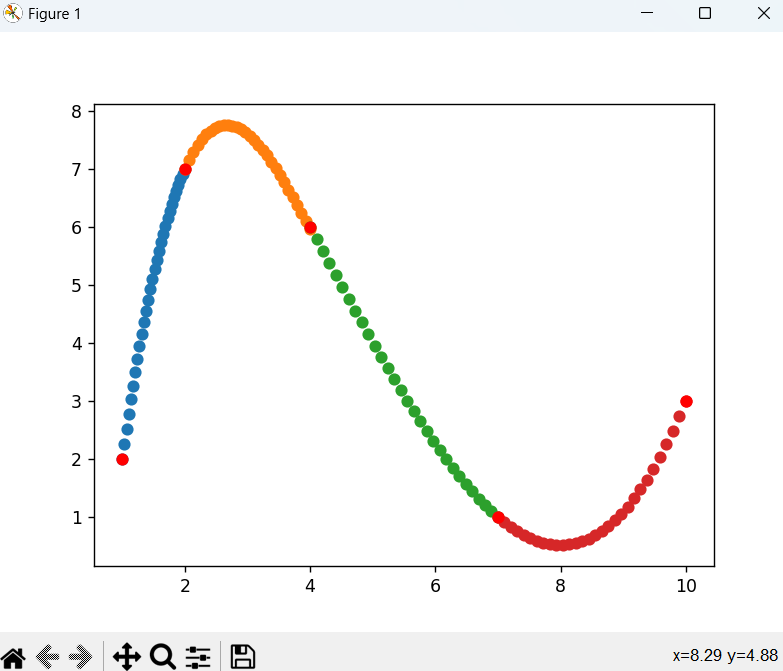

Python code for this plot:
import matplotlib.pyplot as plt
import numpy as np
import pandas as pd

x = np.array([1, 2, 4, 7, 10])
y = np.array([2, 7 , 6, 1, 3])

x_1 = np.array([0.36, -4.36, 15.56, -9.56])
x_2 = np.array([0.36, -4.36, 15.56, -9.56])
x_3 = np.array([0.046296, -0.5833, 0.445, 10.593])
x_4 = np.array([0.046296, -0.5833, 0.445, 10.593])
x_t = np.array([x_1, x_2, x_3, x_4])

for i in range(len(x)-1):
    xi = np.linspace(x[i], x[i+1], 30)
    yi = np.array([])
    for j in xi:
        y_temp = x_t[i][0]*(j**3) + x_t[i][1]*(j**2) + x_t[i][2]*(j) + x_t[i][3]
        yi = np.append(yi, y_temp)
    plt.scatter(xi, yi)
plt.scatter(x,y)
plt.plot(x, y, 'ro')
plt.show()
